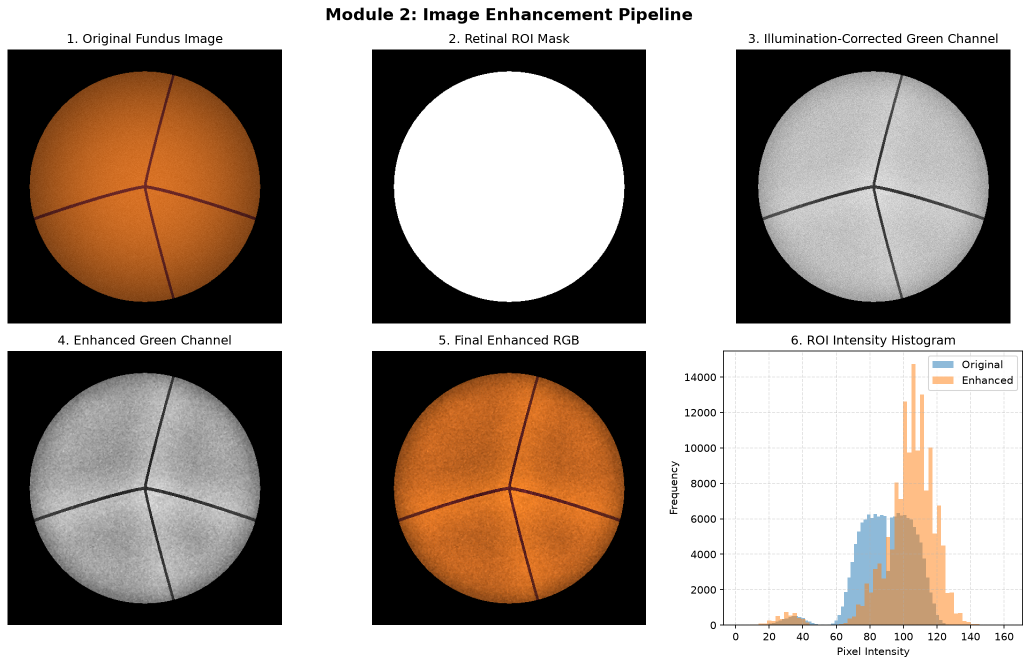
#> input picture module2_enhancement python/demo_output.png, 2060 x 1330 px (shown at 1/2 size)
$ python -i demo_viewer.py   (imports and definitions only)
#> lines starting #> are read from the running program, lines starting #| are printed output that depends on the picture; after the words box and inside, x2 and y2 are one past the last pixel; in counts of white or black regions, pixels touching at a corner belong together
"""
Module 2: Image Enhancement - Standalone Python Demo Viewer
-------------------------------------------------------------
Diabetic Retinopathy Screening System (XAI)

Pipeline:
Input
  ↓
ROI Masking
  ↓
Illumination Correction
  ↓
Green Channel Extraction
  ↓
CLAHE
  ↓
Median Denoising
  ↓
Unsharp Sharpening
  ↓
RGB Reconstruction
  ↓
Enhanced Retinal Image
"""

import sys
import os
import time

import numpy as np
import cv2

import matplotlib
# [1 line not run here, left out]

import matplotlib.pyplot as plt


# ============================================================
# 1. ROI MASK CREATION
# ============================================================

def create_roi_mask(
    img_gray,
    min_coverage_pct=10.0,
    max_coverage_pct=95.0,
    default_radius_pct=0.45,
    threshold_factor=0.05
):
    """
    Extract retinal Field of View (FOV) mask.

    If automatic ROI detection produces a degenerate region,
    a conservative centered circular fallback is used.
    """

    if img_gray is None:
        raise ValueError("ROI input image is None.")

    if img_gray.ndim != 2:
        raise ValueError(
            f"ROI input must be grayscale 2D image. "
            f"Received shape: {img_gray.shape}"
        )

    H, W = img_gray.shape

    if H == 0 or W == 0:
        raise ValueError("Image has invalid dimensions.")

    total_pixels = H * W

    # Convert image to float [0, 1]
    img_float = img_gray.astype(np.float32)

    max_value = float(np.max(img_float))

    if max_value > 1.0:
        img_norm = img_float / 255.0
    else:
        img_norm = img_float

    img_norm = np.clip(img_norm, 0.0, 1.0)

    # --------------------------------------------------------
    # Step 1: Thresholding
    # --------------------------------------------------------

    thresh_val = max(
        float(threshold_factor),
        0.05 * float(img_norm.max())
    )

    binary_initial = (
        img_norm > thresh_val
    ).astype(np.uint8) * 255

    # --------------------------------------------------------
    # Step 2: Morphological Closing
    # --------------------------------------------------------

    se_size = max(
        3,
        int(0.01 * min(H, W))
    )

    # OpenCV requires odd kernel dimensions for many operations
    if se_size % 2 == 0:
        se_size += 1

    kernel = cv2.getStructuringElement(
        cv2.MORPH_ELLIPSE,
        (se_size, se_size)
    )

    binary_closed = cv2.morphologyEx(
        binary_initial,
        cv2.MORPH_CLOSE,
        kernel
    )

    # --------------------------------------------------------
    # Step 3: Morphological Opening
    # --------------------------------------------------------

    binary_clean = cv2.morphologyEx(
        binary_closed,
        cv2.MORPH_OPEN,
        kernel
    )

    # --------------------------------------------------------
    # Step 4: Largest Connected Component
    # --------------------------------------------------------

    num_labels, labels, stats, _ = cv2.connectedComponentsWithStats(
        binary_clean,
        connectivity=8
    )

    if num_labels > 1:

        areas = stats[1:, cv2.CC_STAT_AREA]

        largest_index = int(np.argmax(areas)) + 1

        roi_mask = labels == largest_index

    else:

        roi_mask = np.zeros(
            (H, W),
            dtype=bool
        )

    # --------------------------------------------------------
    # Step 5: ROI Coverage Check
    # --------------------------------------------------------

    coverage_pct = (
        100.0 *
        float(np.sum(roi_mask)) /
        float(total_pixels)
    )

    is_fallback = False
    warning_msg = ""

    if (
        coverage_pct < min_coverage_pct
        or coverage_pct > max_coverage_pct
    ):

        is_fallback = True

        warning_msg = (
            f"Degenerate ROI coverage "
            f"({coverage_pct:.2f}%). "
            f"Applied centered circular FOV fallback."
        )

        center_y = H / 2.0
        center_x = W / 2.0

        radius = (
            default_radius_pct *
            min(H, W)
        )

        Y, X = np.ogrid[:H, :W]

        roi_mask = (
            (X - center_x) ** 2 +
            (Y - center_y) ** 2
            <= radius ** 2
        )

    return (
        roi_mask.astype(bool),
        is_fallback,
        warning_msg,
        coverage_pct
    )


# ============================================================
# 2. ILLUMINATION CORRECTION
# ============================================================

def correct_illumination(
    img_rgb,
    roi_mask,
    sigma=30.0
):
    """
    Corrects uneven illumination using Gaussian
    background estimation.
    """

    if img_rgb.ndim != 3 or img_rgb.shape[2] != 3:
        raise ValueError(
            "Expected RGB image with shape (H, W, 3)."
        )

    H, W, C = img_rgb.shape

    img_float = (
        img_rgb.astype(np.float32) / 255.0
    )

    img_corrected = np.zeros_like(
        img_float,
        dtype=np.float32
    )

    # Calculate Gaussian kernel size
    kernel_size = int(
        2 * np.ceil(2 * sigma) + 1
    )

    if kernel_size < 3:
        kernel_size = 3

    if kernel_size % 2 == 0:
        kernel_size += 1

    for c in range(C):

        channel = img_float[:, :, c].copy()

        # Get ROI pixels
        roi_pixels = channel[roi_mask]

        if roi_pixels.size > 0:
            mean_val = float(
                np.mean(roi_pixels)
            )
        else:
            mean_val = float(
                np.mean(channel)
            )

        # Fill outside ROI with mean intensity
        channel_padded = channel.copy()

        channel_padded[~roi_mask] = mean_val

        # Estimate low-frequency illumination
        bg_estimated = cv2.GaussianBlur(
            channel_padded,
            (kernel_size, kernel_size),
            sigmaX=sigma,
            sigmaY=sigma
        )

        # Illumination correction
        corrected_c = (
            channel_padded
            - bg_estimated
            + mean_val
        )

        corrected_c = np.clip(
            corrected_c,
            0.0,
            1.0
        )

        # Remove outside ROI
        corrected_c[~roi_mask] = 0.0

        img_corrected[:, :, c] = corrected_c

    return (
        img_corrected * 255.0
    ).astype(np.uint8)


# ============================================================
# 3. CLAHE
# ============================================================

def apply_clahe(
    img_gray,
    roi_mask,
    clip_limit=2.0,
    tile_grid=(8, 8)
):
    """
    Applies CLAHE to the retinal ROI.
    """

    if img_gray.ndim != 2:
        raise ValueError(
            "CLAHE input must be grayscale."
        )

    if img_gray.dtype != np.uint8:
        img_gray = np.clip(
            img_gray,
            0,
            255
        ).astype(np.uint8)

    clahe = cv2.createCLAHE(
        clipLimit=float(clip_limit),
        tileGridSize=tile_grid
    )

    img_equalized = clahe.apply(
        img_gray
    )

    img_equalized[
        ~roi_mask
    ] = 0

    return img_equalized


# ============================================================
# 4. STRUCTURE ENHANCEMENT
# ============================================================

def enhance_structures(
    img_gray,
    roi_mask,
    denoise_kernel=3,
    sharpen_amount=0.5,
    sharpen_radius=1.0,
    sharpen_threshold=0.05
):
    """
    Step A: Median filtering
    Step B: Unsharp masking
    """

    # Ensure valid median kernel
    denoise_kernel = int(denoise_kernel)

    if denoise_kernel < 3:
        denoise_kernel = 3

    if denoise_kernel % 2 == 0:
        denoise_kernel += 1

    # --------------------------------------------------------
    # STEP A: Median Denoising
    # --------------------------------------------------------

    img_denoised = cv2.medianBlur(
        img_gray,
        denoise_kernel
    )

    # --------------------------------------------------------
    # STEP B: Unsharp Masking
    # --------------------------------------------------------

    blur_kernel = int(
        2 * np.ceil(2 * sharpen_radius) + 1
    )

    if blur_kernel < 3:
        blur_kernel = 3

    if blur_kernel % 2 == 0:
        blur_kernel += 1

    blurred = cv2.GaussianBlur(
        img_denoised,
        (blur_kernel, blur_kernel),
        sigmaX=sharpen_radius,
        sigmaY=sharpen_radius
    )

    # Difference between original and blurred image
    diff = (
        img_denoised.astype(np.float32)
        - blurred.astype(np.float32)
    )

    # Prevent amplification of very small differences
    threshold = (
        float(sharpen_threshold)
        * 255.0
    )

    mask_diff = (
        np.abs(diff) > threshold
    )

    diff[~mask_diff] = 0.0

    # Sharpen
    sharpened = (
        img_denoised.astype(np.float32)
        + float(sharpen_amount) * diff
    )

    sharpened = np.clip(
        sharpened,
        0.0,
        255.0
    ).astype(np.uint8)

    sharpened[~roi_mask] = 0

    return sharpened


# ============================================================
# 5. MAIN ENHANCEMENT PIPELINE
# ============================================================

def enhance_image(
    input_image,
    clip_limit=2.0,
    tile_grid=(8, 8),
    denoise_kernel=3,
    sharpen_amount=0.5
):
    """
    Main Module 2 enhancement pipeline.
    """
#> called with input_image = 'demo_output.png', clip_limit = 2, tile_grid = (8, 8), denoise_kernel = 3, sharpen_amount = 0.5

    start_time = time.time()

    metadata = {
        "status": "SUCCESS",
        "warnings": [],
        "techniques_applied": []
    }

    # --------------------------------------------------------
    # Stage 1: Load / Validate Image
    # --------------------------------------------------------

    if isinstance(input_image, str):

        if not os.path.isfile(input_image):
            raise FileNotFoundError(
                f"Image file not found:\n{input_image}"
            )

        img_bgr = cv2.imread(
            input_image,
            cv2.IMREAD_COLOR
        )
#> img_bgr is the input picture: shape (1330, 2060, 3); mean B, G, R 150.6, 159, 170.2

        if img_bgr is None:
            raise ValueError(
                f"OpenCV could not decode image:\n"
                f"{input_image}"
            )

        img_rgb = cv2.cvtColor(
            img_bgr,
            cv2.COLOR_BGR2RGB
        )

    else:

        img_rgb = np.asarray(
            input_image
        ).copy()

        # Handle grayscale input
        if img_rgb.ndim == 2:

            img_rgb = cv2.cvtColor(
                img_rgb.astype(np.uint8),
                cv2.COLOR_GRAY2RGB
            )

        # Handle RGBA input
        elif (
            img_rgb.ndim == 3
            and img_rgb.shape[2] == 4
        ):

            img_rgb = img_rgb[:, :, :3]

        if (
            img_rgb.ndim != 3
            or img_rgb.shape[2] != 3
        ):
            raise ValueError(
                "Input must have shape (H, W, 3). "
                f"Received: {img_rgb.shape}"
            )

        if img_rgb.dtype != np.uint8:

            if img_rgb.max() <= 1.0:

                img_rgb = (
                    img_rgb * 255.0
                ).astype(np.uint8)

            else:

                img_rgb = np.clip(
                    img_rgb,
                    0,
                    255
                ).astype(np.uint8)

    H, W, C = img_rgb.shape

    metadata["input_dimensions"] = (
        H,
        W,
        C
    )

    # --------------------------------------------------------
    # Stage 2: ROI Mask
    # --------------------------------------------------------

    green_raw = img_rgb[:, :, 1]
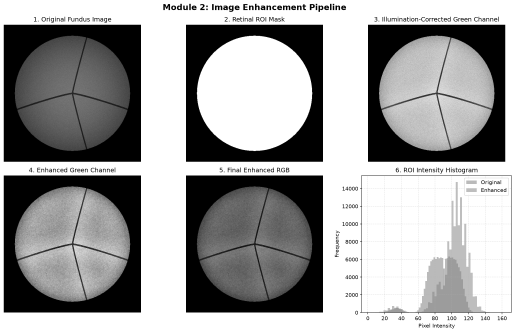
#> green_raw: shape (1330, 2060) (shown at 1/4 size); min 0, max 255, mean 159

    (
        roi_mask,
        is_fallback,
        roi_warn,
        coverage_pct
    ) = create_roi_mask(
        green_raw
    )
#> in create_roi_mask, `max_value = float(np.max(img_float))`: max_value = 255
#> in create_roi_mask, `thresh_val = max( float(threshold_factor), 0.05 * float(img_norm.max()..`: thresh_val = 0.05
#> in create_roi_mask, `binary_initial = ( img_norm > thresh_val ).astype(np.uint8) * 255`:
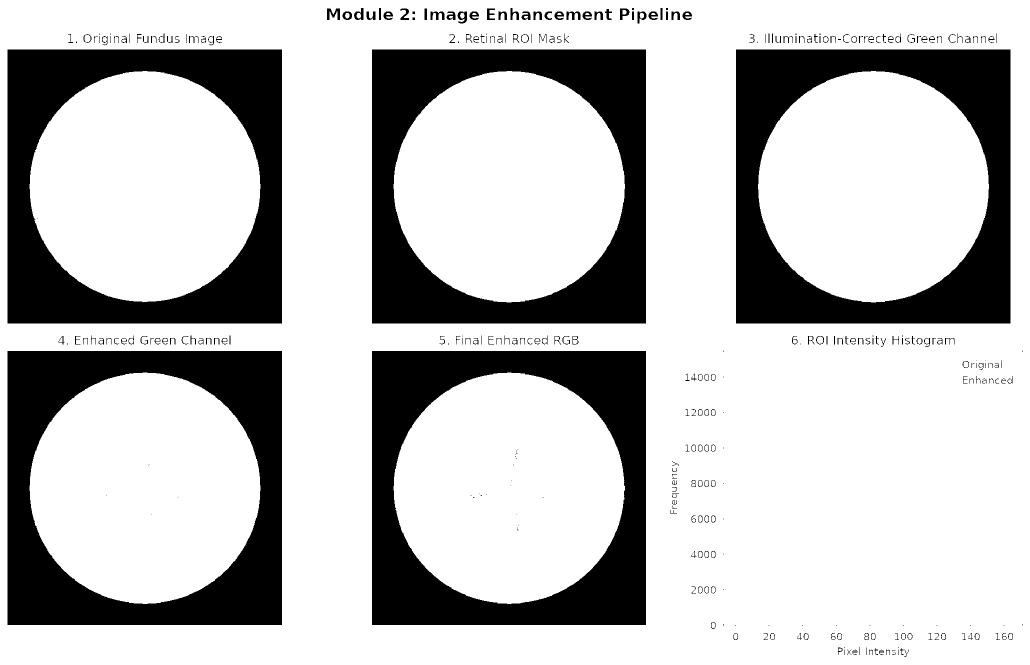
#> binary_initial: shape (1330, 2060) (shown at 1/2 size); 75.1% white; 343 black regions (107 under 20 px), largest, box (x1, y1, x2, y2) and area: (15, 99, 564, 647) 133700, (15, 702, 564, 1250) 133532, (1472, 99, 2021, 647) 133460
#> in create_roi_mask, `num_labels, labels, stats, _ = cv2.connectedComponentsWithStats( binar..`:
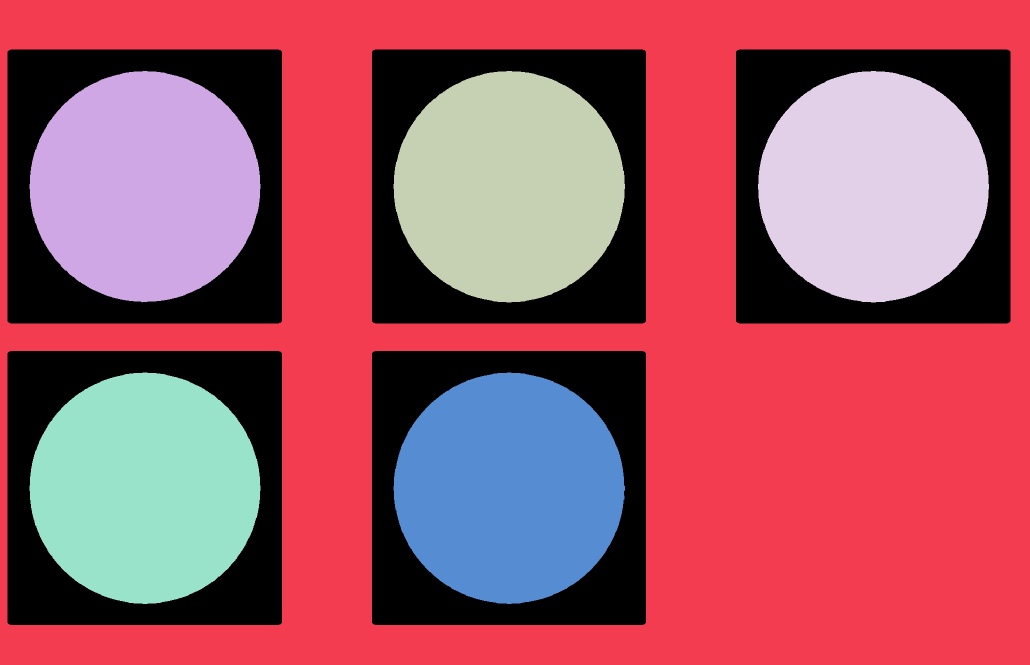
#> labels: shape (1330, 2060) int32 (shown at 1/2 size); 7 distinct labels, from 0 to 6; one colour per label, 0 black
#> in create_roi_mask, `num_labels, labels, stats, _ = cv2.connectedComponentsWithStats( binar..`: num_labels = 7; stats = [[15, 99, 2006, 1151, 666259], [0, 0, 2060, 1330, 1236876], [59, 142, 462, 463, 167176], [787, 142, 463, 463, 167509], [1516, 142, 462, 463, 167415], [59, 745, 462, 463, 167351], [787, 745, 463, 463, 167214]]
#> in create_roi_mask, `areas = stats[1:, cv2.CC_STAT_AREA]`: areas = [1236876, 167176, 167509, 167415, 167351, 167214]
#> in create_roi_mask, `largest_index = int(np.argmax(areas)) + 1`: largest_index = 1
#> in create_roi_mask, `roi_mask = labels == largest_index`:
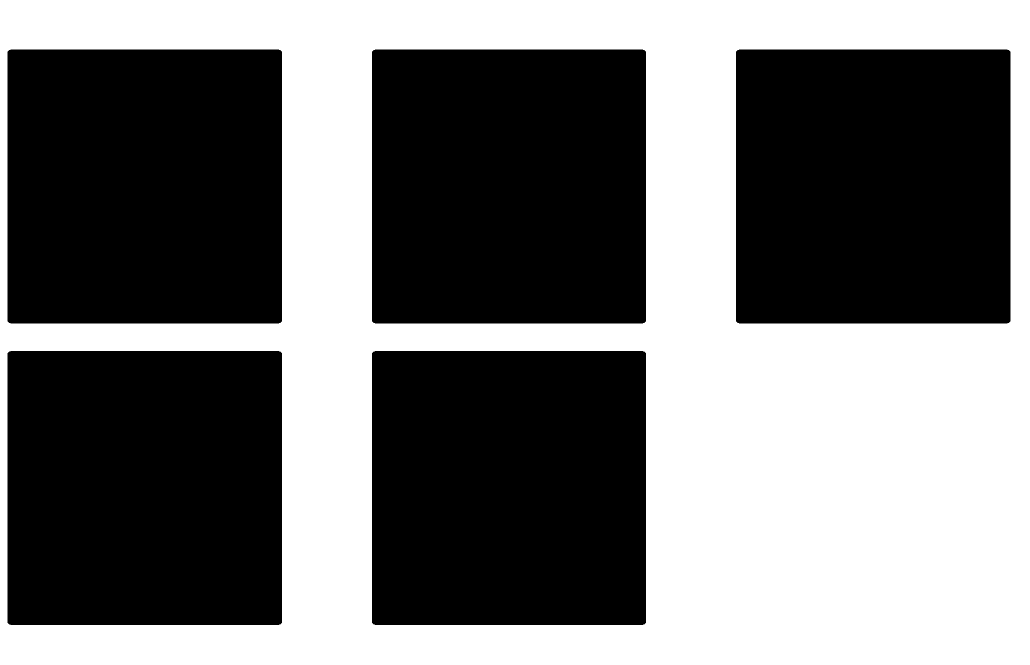
#> roi_mask: shape (1330, 2060) bool (shown at 1/2 size); 45.1% white; 1 white region, box (x1, y1, x2, y2) and area: (0, 0, 2060, 1330) 1236876
#> in create_roi_mask, `coverage_pct = ( 100.0 * float(np.sum(roi_mask)) / float(total_pixels) )`: coverage_pct = 45.14
#> is_fallback = False; roi_warn = ''; coverage_pct = 45.14

    metadata["roi_coverage_pct"] = float(
        coverage_pct
    )

    metadata["roi_fallback_used"] = (
        is_fallback
    )

    metadata["techniques_applied"].append(
        "ROI_Masking"
    )

    if is_fallback:

        metadata["status"] = "WARNING"

        metadata["warnings"].append(
            roi_warn
        )

    # --------------------------------------------------------
    # Stage 3: Illumination Correction
    # --------------------------------------------------------

    img_illum = correct_illumination(
        img_rgb,
        roi_mask
    )
#> the loop in correct_illumination, `for c in range(C): ` made 3 passes
#> mean_val on passes 1 to 3: 0.968, 0.963, 0.957
#> pass 1, in correct_illumination, `corrected_c = np.clip( corrected_c, 0.0, 1.0 )`:
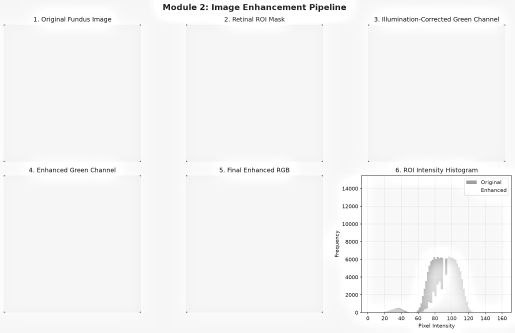
#> corrected_c: shape (1330, 2060) float32 (shown at 1/4 size); min 0, max 1, mean 0.964

    metadata["techniques_applied"].append(
        "Illumination_Correction"
    )

    # --------------------------------------------------------
    # Stage 4: Green Channel + CLAHE
    # --------------------------------------------------------

    green_illum = img_illum[:, :, 1]

    green_clahe = apply_clahe(
        green_illum,
        roi_mask,
        clip_limit=clip_limit,
        tile_grid=tile_grid
    )

    metadata["techniques_applied"].append(
        "CLAHE"
    )

    # --------------------------------------------------------
    # Stage 5: Structure Enhancement
    # --------------------------------------------------------

    green_enhanced = enhance_structures(
        green_clahe,
        roi_mask,
        denoise_kernel=denoise_kernel,
        sharpen_amount=sharpen_amount
    )

    metadata["techniques_applied"].extend([
        "Median_Denoising",
        "Unsharp_Sharpening"
    ])

    # --------------------------------------------------------
    # Stage 6: RGB Reconstruction
    # --------------------------------------------------------

    green_base = (
        green_illum.astype(np.float32)
        + 1.0
    )

    enhancement_ratio = (
        green_enhanced.astype(np.float32)
        / green_base
    )

    # Prevent invalid numerical values
    enhancement_ratio = np.nan_to_num(
        enhancement_ratio,
        nan=1.0,
        posinf=1.0,
        neginf=1.0
    )

    enhanced_rgb = np.zeros_like(
        img_illum,
        dtype=np.uint8
    )

    for c in range(3):

        channel = (
            img_illum[:, :, c]
            .astype(np.float32)
        )

        enhanced_channel = (
            channel * enhancement_ratio
        )

        enhanced_channel[
            ~roi_mask
        ] = 0

        enhanced_rgb[:, :, c] = np.clip(
            enhanced_channel,
            0,
            255
        ).astype(np.uint8)
#> this loop made 3 passes
#> pass 1, in enhance_image, `enhanced_channel = ( channel * enhancement_ratio )`:
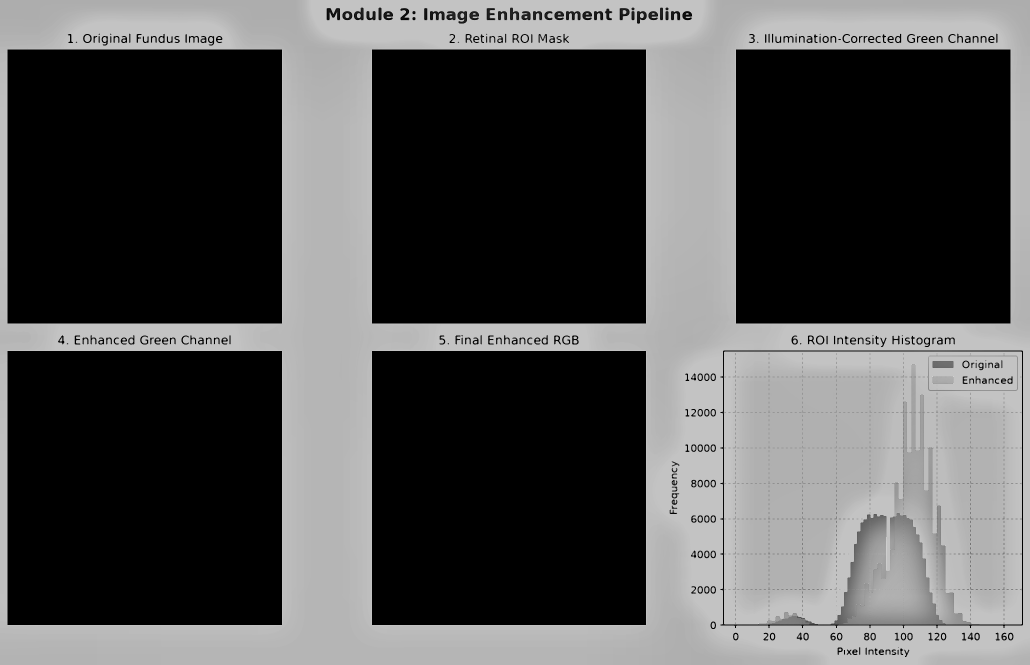
#> enhanced_channel: shape (1330, 2060) float32 (shown at 1/2 size); min 0, max 332.2, mean 106.1; drawn with min black and max white

    metadata["output_dimensions"] = (
        enhanced_rgb.shape
    )

    metadata["execution_time_ms"] = (
        time.time() - start_time
    ) * 1000.0

    return (
        enhanced_rgb,
        green_enhanced,
        roi_mask,
        metadata,
        green_illum
    )


# ============================================================
# 6. SYNTHETIC FUNDUS IMAGE
# ============================================================

# [444 lines left out: functions generate_synthetic_fundus_phantom, run_demo, not called in this run]


# ============================================================
# 8. PROGRAM ENTRY POINT
# ============================================================

# [11 lines not run here, left out]

>>> result = enhance_image('demo_output.png')
#> result = 5 items
